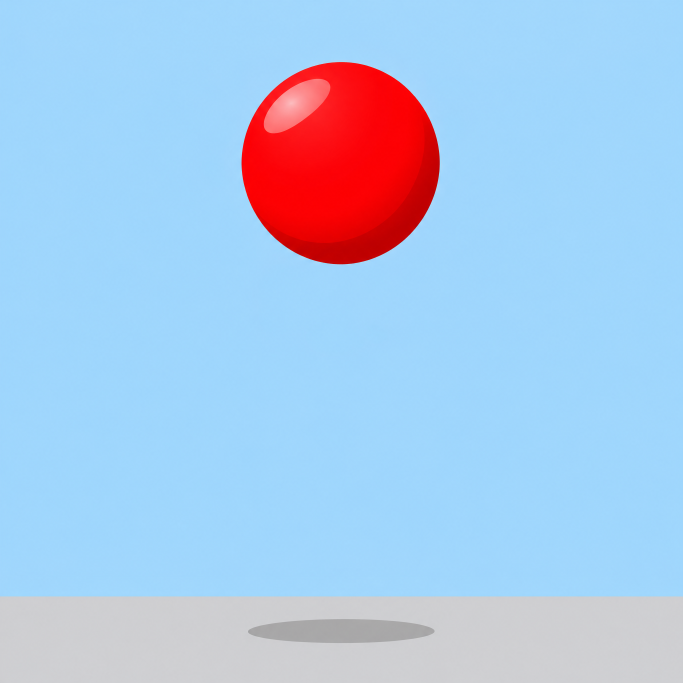
#> input picture image1.png, 2048 x 2048 px (shown at 1/3 size)
$ python create_gif.py
#> lines starting #> are read from the running program, lines starting #| are printed output that depends on the picture

from PIL import Image

# List of images to include in the GIF
image_files = [
    "image1.png",
    "image2.png",
    "image3.png"
]

# Create an empty list to store the images
frames = []

# Open each image and add it to the list
for file in image_files:
    image = Image.open(file)
#> image is the input picture: PIL image 2048x2048 RGB; mean R, G, B 170.5, 199.5, 231
    image = image.convert("RGB")
    image = image.resize((500, 500))
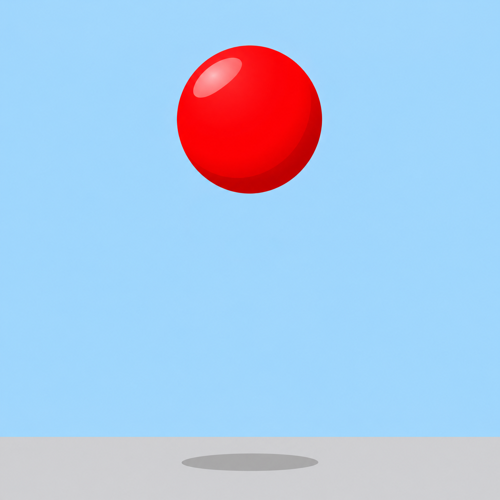
#> image: PIL image 500x500 RGB; mean R, G, B 170.5, 199.5, 230.9
    frames.append(image)
#> pass 2 of the loop `for file in image_files:`:
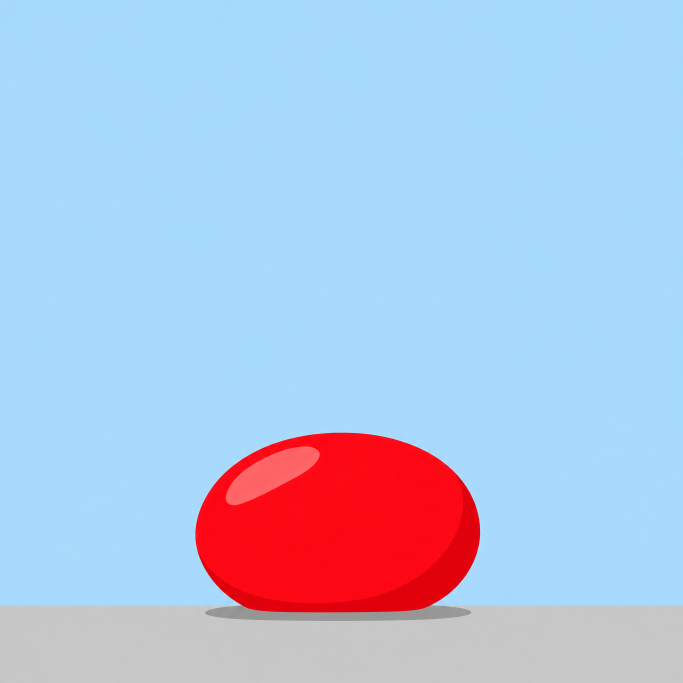
#> input picture image2.png, 2048 x 2048 px (shown at 1/3 size)
#> image is the input picture: PIL image 2048x2048 RGB; mean R, G, B 177.7, 196.8, 225.8
#> `image = image.resize((500, 500))`:
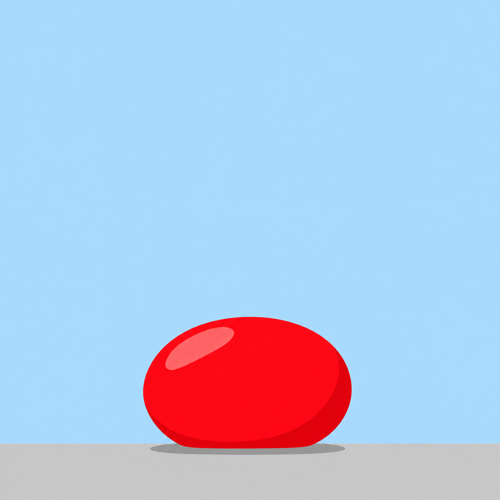
#> image: PIL image 500x500 RGB; mean R, G, B 177.7, 196.8, 225.8
#> pass 3 of the loop `for file in image_files:`:
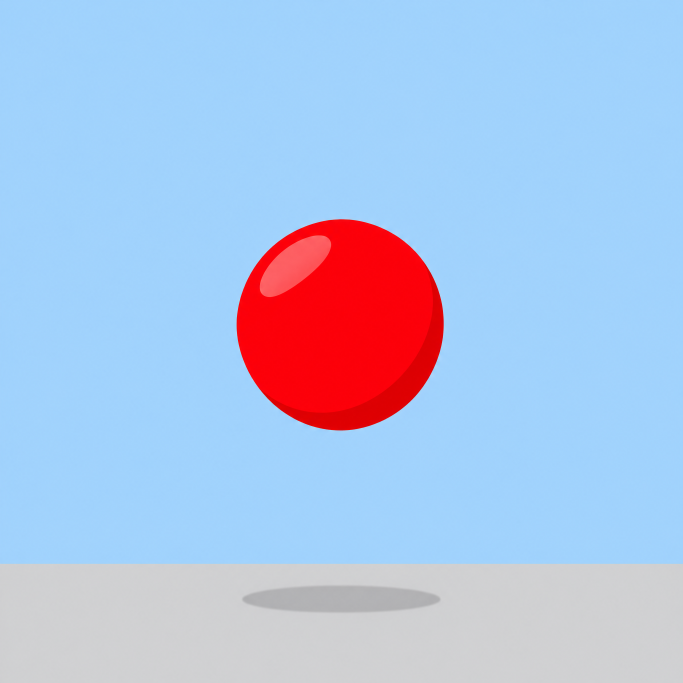
#> input picture image3.png, 2048 x 2048 px (shown at 1/3 size)
#> image is the input picture: PIL image 2048x2048 RGB; mean R, G, B 174.8, 194.8, 227.4
#> `image = image.resize((500, 500))`:
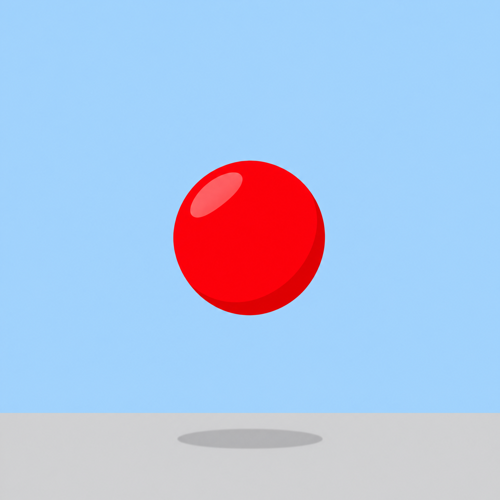
#> image: PIL image 500x500 RGB; mean R, G, B 174.8, 194.8, 227.4

# Create the animated GIF
frames[0].save(
    "my_animation.gif",
    format="GIF",
    save_all=True,
    append_images=frames[1:],
    duration=500,
    loop=0
)

print("GIF created successfully!")
